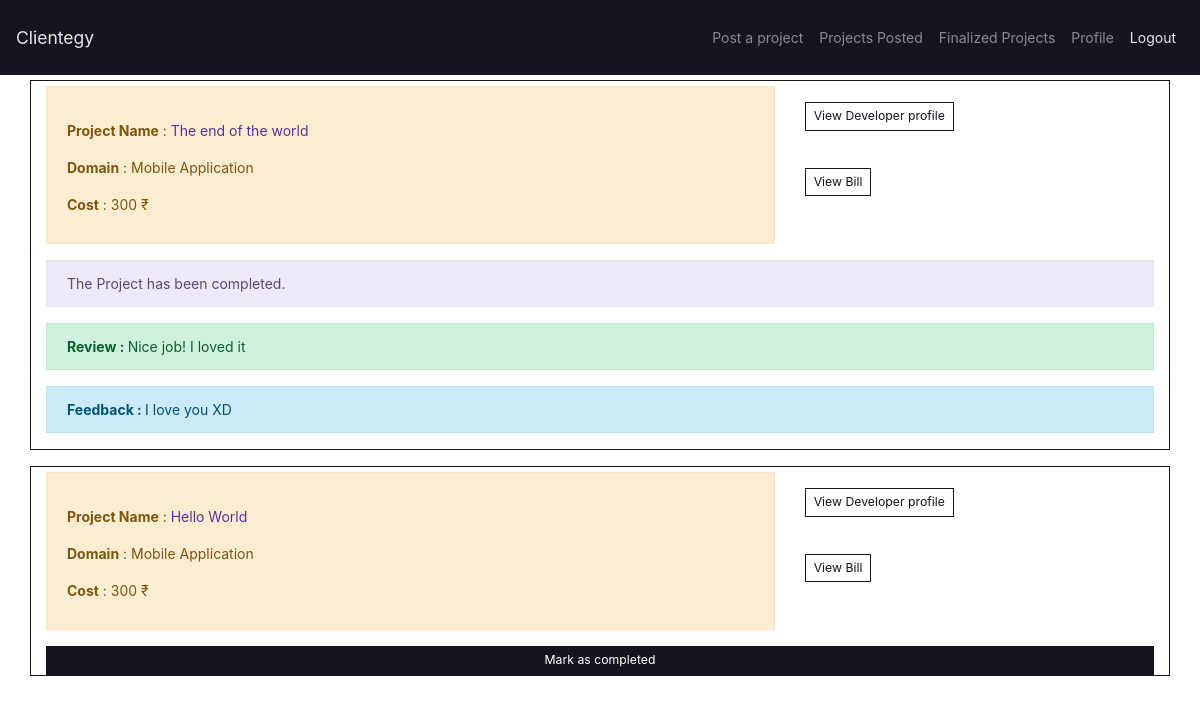
Page /client_finalized_projects/ (signed in) on the committed database.
### clientegy/models.py (models this page shows, shortened)
class Final_bid(models.Model) : #after selection of a developer and finalising the projects
    date = models.DateField(auto_now_add= True) #finalised project date
    bid_price = models.PositiveIntegerField()
    dev_id = models.ForeignKey(Developer,on_delete=models.DO_NOTHING)
    client_id = models.ForeignKey(Client,on_delete=models.DO_NOTHING)
    project_id = models.ForeignKey(Project,on_delete=models.DO_NOTHING)
    project_finished = models.BooleanField(default=False) # check if the project is completed
    review = models.TextField(blank=True) #review from client
    feedback = models.TextField(blank= True) #feedback from developer

class Project(models.Model): # project model
    project_id = models.AutoField(primary_key = True)
    client_id = models.ForeignKey(Client,on_delete=models.CASCADE)
    title = models.TextField()
    description = models.TextField()
    domain = models.TextField() # app, desktop or web
    lvl_exp = models.TextField()
    offered_price = models.IntegerField()
    proj_selected_flag = models.BooleanField(default=False)

### clientegy/views.py (the view)
# urls.py: path('client_finalized_projects/',finalized_project,name='client_finalized_projects'),
@login_required
def finalized_project(request):
    user = Client.objects.get(user=request.user)
    particualarClientproj= Final_bid.objects.filter(client_id=user)
    return render(request,'client_finalized_projects.html',{'posts':particualarClientproj})

### clientegy/templatetags/my_template_methods.py (called while the page is built)
@register.filter(name = 'length')
def length(value):
    return len(value)

### clientegy/templates/client_finalized_projects.html
{% extends 'base_client.html'%}
{% block body%}
{%load my_template_methods%}
{% for post in posts %}
    <div class='container card border-dark mb-3' style="margin-top: 5px;">
        <div class='row '>
            <div class="col-lg-8">
                <div class="alert alert-dismissible alert-warning" style="margin-top: 5px;">
                <br><p><b>Project Name</b> : <a href="/viewproject_client/{{post.project_id.project_id}}/">{{post.project_id.title}}</a></p>
                <p><b>Domain</b> : {{post.project_id.domain}}</p>
                <b>Cost</b> : {{post.bid_price}} ₹</p>
                </div>
            </div>
            <div class="col-lg-4">
                <br><a href="/view_dev_profile/{{post.dev_id.dev_id}}/" class='btn btn-outline-dark btn-sm' >View Developer profile</a></p>
                <br><p><a href="/view_bill/{{post.id}}/" class='btn btn-outline-dark btn-sm' >View Bill</a></p>
            </div>
        </div>
        {%if post.project_finished%}
        <p class='alert alert-dismissible alert-secondary'>The Project has been completed.</p>
            {%if post.review|length <= 0 %}
        <form action="/review/{{post.id}}/" method="POST">
            {%csrf_token%}
            <textarea name="review" cols="30" rows="1" class='form-control'>{{post.review}}</textarea>
            <br><button type="submit" id='submit' class="btn btn-outline-success btn-sm">Click here to give review</button>
        </form>
            {%else%}
            <p class="alert alert-dismissible alert-success"><b>Review : </b>{{post.review}}</p>
            {%endif%}
            {%if post.feedback|length > 0 %}
            <p class="alert alert-dismissible alert-info"><b>Feedback : </b>{{post.feedback}}</p>
            {%endif%}
       {%else%}
       <a href="/mark_as_completed/{{post.id}}/" class='btn btn-dark btn-sm' >Mark as completed</a>
       {%endif%}
    </div>
{% endfor%}
{% endblock%}

### rows in the picture
Final_bid: project_id "The end of the world", project_id.domain "Mobile Application", bid_price "300", review "Nice job! I loved it", feedback "I love you XD"
Final_bid: project_id "Hello World", project_id.domain "Mobile Application", bid_price "300"
